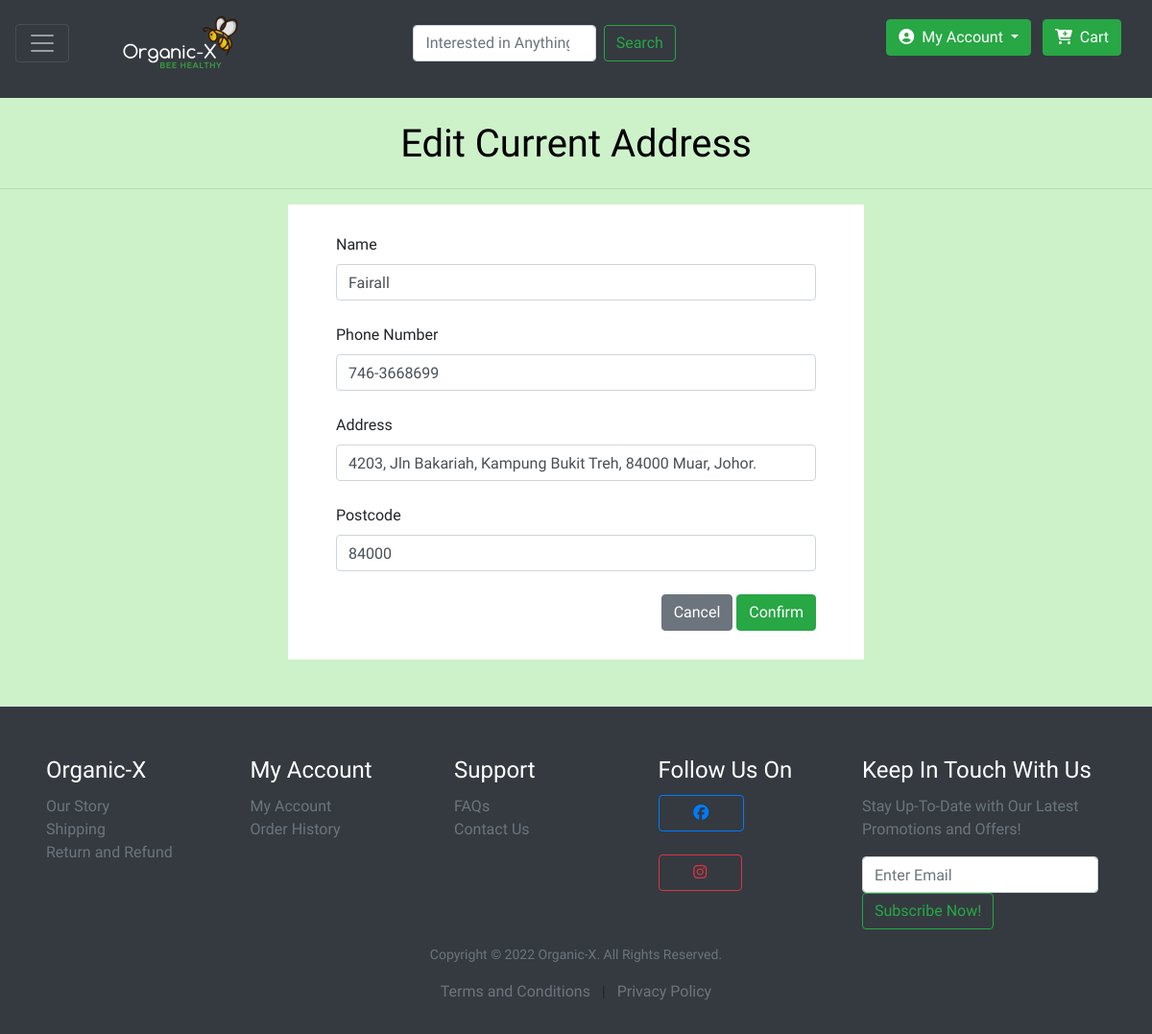
The page /address/edit.php?clicked=1 (signed in) on the database its author committed.
### tables this page shows
CREATE TABLE `address` (
  `AddressID` int(11) NOT NULL,
  `CustID` int(11) NOT NULL,
  `Name` varchar(50) NOT NULL,
  `Address` varchar(500) NOT NULL,
  `Phone` varchar(12) NOT NULL,
  `Postcode` int(5) NOT NULL
);

### address/edit.php (the view, shortened to what this page needs)
<!DOCTYPE html>
<html lang="en">
<head>
    <link rel="stylesheet" href="add2.css">
    <link rel="stylesheet" href="https://cdn.jsdelivr.net/npm/bootstrap@4.6.1/dist/css/bootstrap.min.css">
</head>
<body>
    <?php include "../product/partials/header.php"; ?>
    <div class="title"><h2>Edit Current Address</h2></div><hr>
    <?php
        if(isset($_GET["clicked"])){
            $addressID = (int)$_GET["clicked"];
            $sql = "SELECT * FROM address WHERE AddressID = '$addressID' LIMIT 1";
            $result = mysqli_query($conn, $sql);
            $addressInfo = mysqli_fetch_assoc($result);
            $name = $addressInfo["Name"];
            $phone = $addressInfo["Phone"];
            $address = $addressInfo["Address"];
            $postcode = $addressInfo["Postcode"];
        }
    ?>
    <div class="addBox">
        <form action="" method="POST">
            <div class="fill">
                <label for="name">Name</label><br>
                    <input type="text" name="name" class="form-control input-lg" value="<?php echo $name?>" required><br>
                <label for="contactNo">Phone Number</label><br>
                    <input type="tel" name="phone" class="form-control input-lg" value="<?php echo $phone?>" maxlength=12
                    pattern="[0-9]{3}-[0-9]{7}" required><br>
                <label for="address">Address</label><br>
                    <input type="text" name="address" class="form-control input-lg" value="<?php echo $address?>" required><br>
                <label for="postcode">Postcode</label><br>
                    <input type="text" name="postcode" class="form-control input-lg" value="<?php echo $postcode?>" maxlength=5
                    pattern="[0-9]{5}" required><br>
            </div>
            <div class="confirm">
                <a href="address2.php"><button type="button" class="btn btn-secondary">Cancel</button></a>
                <button type="submit" name="edit" class="btn btn-success">Confirm</button>
            </div>
        </form>
    </div>
    <br><br>
    <div class="footer"><?php include "../product/partials/footer.php";?></div>
</body>
</html>

### address/add2.css (style rules this page uses)
a { display: contents; text-decoration: none; color: var(--black); }
:root { --black: #000000; --white: #ffffff; --lgreen: #f3fde7; --font-family-magra: 'Magra', sans-serif; }
body { align-items: flex-start; height: 100%; width: 100%; overflow: auto; }
h2 { padding-top: 120px; text-align: center; font-family: var(--font-family-magra); color: var(--black); display: flex; flex-direction: column; }
.addBox { height: auto; width: 600px; background-color: var(--white); float: center; margin: auto; padding: 30px 50px; }
.confirm { float: right; }

### product/partials/header.php (style rules this page uses)
body { font-family: 'Magra', sans-serif; background-color: #CDF2CA; }
h2 { font-family: 'Magra', sans-serif; font-size: 2.5rem; line-height: 1.5; }
a { display: contents; text-decoration: none; color: #000000; }

### rows shown on the page
address: name "Fairall", phone "746-3668699", address "4203, Jln Bakariah, Kampung Bukit Treh, 84000 Muar, Johor.", postcode "84000"
